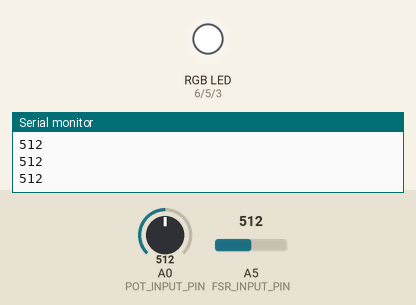
Bench run of a sketch on a simulated Arduino Uno, built with avr-gcc and run on an emulated ATmega328P. On the bench: an RGB LED mixed from three pins (HIGH = lit), the last lines printed to the serial monitor. The test bench sets the inputs (shaded band); at power-on: A5 (FSR_INPUT_PIN) = 512, A0 (POT_INPUT_PIN) = 512. Dim RGB values are drawn brighter than linear.

Above: at 1.2 s.
1.3 s: A5 (FSR_INPUT_PIN) set to 0
At 2.5 s:
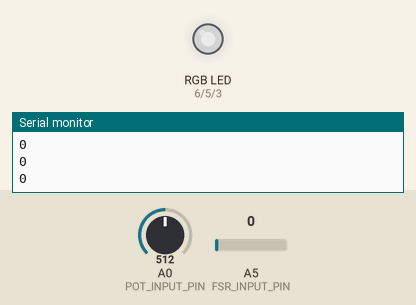
2.8 s: A0 (POT_INPUT_PIN) set to 716
At 3.6 s:
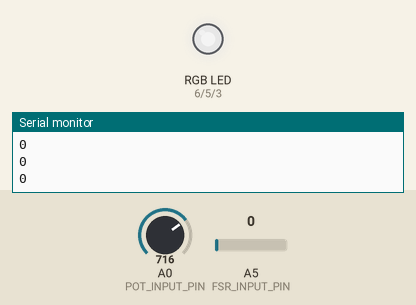
4.3 s: A5 (FSR_INPUT_PIN) set to 122
At 5.5 s:
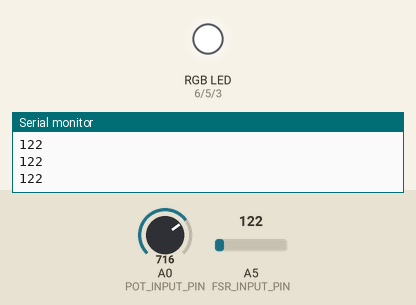
Timing chart, 0 to 7.3 s (numbered marks = the images above; inputs shaded):
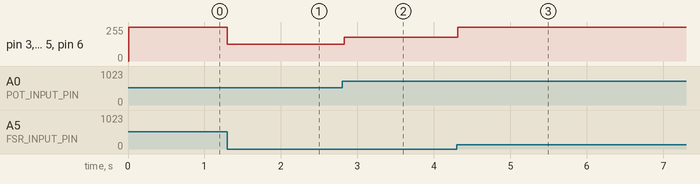

The sketch:

sketch_A2.ino
```cpp
#define MAX_ANALOG_INPUT_VAL 1023

const int RGB_RED_PIN = 6;        // Output pin for Red.
const int RGB_GREEN_PIN  = 5;     // Output pin for Green.
const int RGB_BLUE_PIN  = 3;      // Output pin for Blue.

const int POT_INPUT_PIN = A0;     // Trimpot input

const int FSR_INPUT_PIN = A5;     // Force sensitive resistor input

void setup() {
  // Set the RGB pins to output
  pinMode(RGB_RED_PIN, OUTPUT);
  pinMode(RGB_GREEN_PIN, OUTPUT);
  pinMode(RGB_BLUE_PIN, OUTPUT);

  Serial.begin(9600);
}

void loop() {
  // put your main code here, to run repeatedly:

  // read the potentiometer value
  int potVal = analogRead(POT_INPUT_PIN);
  delay(10);
  int fsrVal = analogRead(FSR_INPUT_PIN);
  Serial.println(fsrVal);

  // the analogRead on the Arduino Uno goes from 0 to 1023. We need to remap
  // this value to the smaller range (0-255) since the analogWrite function can
  // only write out 0-255 (a byte--2^8). The map function provides a linear
  // mapping to do this (however, a better way would likely be some sort of
  // non-linear mapping given that perceived LED brightness is not linear with current,
  // perhaps logarithmic)
  int ledVal = map(potVal, 0, MAX_ANALOG_INPUT_VAL, 0, 255);
//  int ledVal = 0;

  // If fsrVal is not 0, turn on the LED.
  if (fsrVal == 0) {
   analogWrite(RGB_RED_PIN, ledVal);     // turn on the red LED
   analogWrite(RGB_GREEN_PIN, ledVal);   // turn on the green LED
   analogWrite(RGB_BLUE_PIN, ledVal);    // turn on the blue LED
  }
  else {
    analogWrite(RGB_RED_PIN, 255);     // turn on the red LED
    analogWrite(RGB_GREEN_PIN, 255);   // turn on the green LED
    analogWrite(RGB_BLUE_PIN, 255);    // turn on the blue LED
  }
  delay(10);
}
```

Measured:
- after the input at 1.3 s, pin 3 (RGB_BLUE_PIN), pin 5 (RGB_GREEN_PIN), pin 6 (RGB_RED_PIN): 255/255 → 127/255 at once
- after the input at 2.8 s, pin 3 (RGB_BLUE_PIN), pin 5 (RGB_GREEN_PIN), pin 6 (RGB_RED_PIN): 127/255 → 178/255 at once
- after the input at 4.3 s, pin 3 (RGB_BLUE_PIN), pin 5 (RGB_GREEN_PIN), pin 6 (RGB_RED_PIN): 178/255 → 255/255 at once
